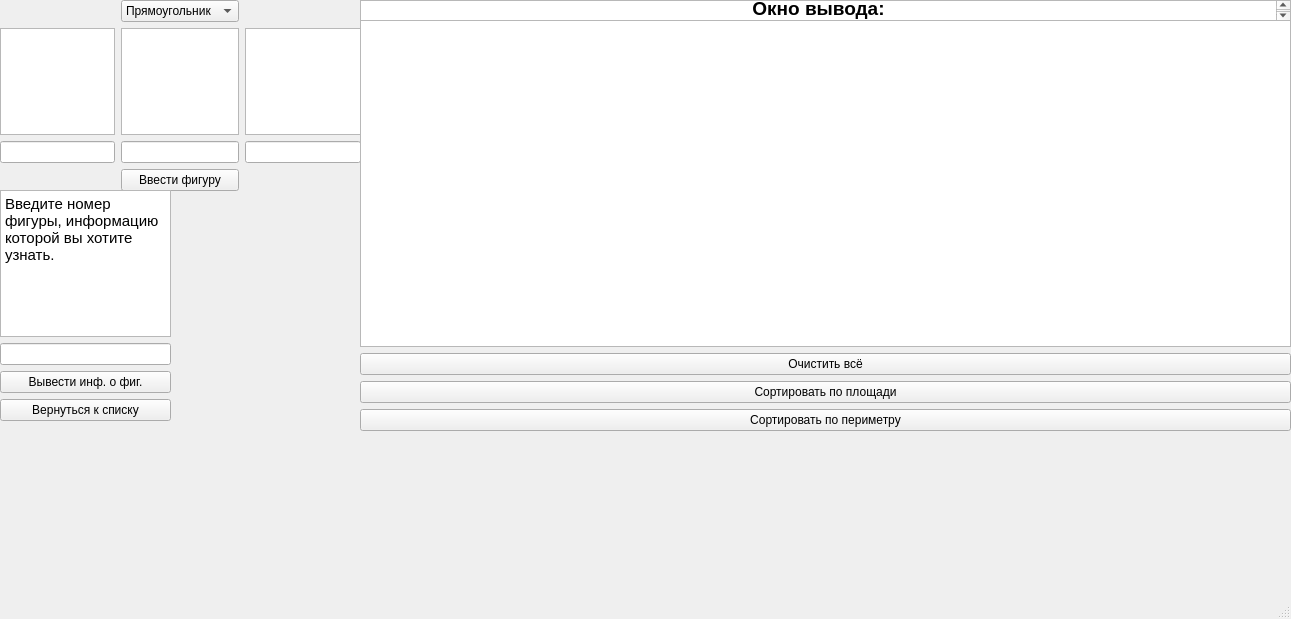
<?xml version="1.0" encoding="UTF-8"?>
<ui version="4.0">
 <class>MainWindow</class>
 <widget class="QMainWindow" name="MainWindow">
  <property name="geometry">
   <rect>
    <x>0</x>
    <y>0</y>
    <width>1291</width>
    <height>619</height>
   </rect>
  </property>
  <property name="windowTitle">
   <string>MainWindow</string>
  </property>
  <widget class="QWidget" name="centralwidget">
   <widget class="QWidget" name="gridLayoutWidget">
    <property name="geometry">
     <rect>
      <x>0</x>
      <y>0</y>
      <width>361</width>
      <height>191</height>
     </rect>
    </property>
    <layout class="QGridLayout" name="gridLayout">
     <item row="1" column="2">
      <widget class="QTextEdit" name="textEdit_3">
       <property name="readOnly">
        <bool>true</bool>
       </property>
      </widget>
     </item>
     <item row="2" column="1">
      <widget class="QLineEdit" name="par_2"/>
     </item>
     <item row="2" column="0">
      <widget class="QLineEdit" name="par_1"/>
     </item>
     <item row="1" column="0">
      <widget class="QTextEdit" name="textEdit">
       <property name="readOnly">
        <bool>true</bool>
       </property>
      </widget>
     </item>
     <item row="0" column="1">
      <widget class="QComboBox" name="choice_figure">
       <item>
        <property name="text">
         <string>Прямоугольник</string>
        </property>
       </item>
       <item>
        <property name="text">
         <string>Треугольник</string>
        </property>
       </item>
       <item>
        <property name="text">
         <string>Окружность</string>
        </property>
       </item>
      </widget>
     </item>
     <item row="2" column="2">
      <widget class="QLineEdit" name="par_3"/>
     </item>
     <item row="3" column="1">
      <widget class="QPushButton" name="input">
       <property name="text">
        <string>Ввести фигуру</string>
       </property>
      </widget>
     </item>
     <item row="1" column="1">
      <widget class="QTextEdit" name="textEdit_2">
       <property name="readOnly">
        <bool>true</bool>
       </property>
      </widget>
     </item>
    </layout>
   </widget>
   <widget class="QWidget" name="verticalLayoutWidget">
    <property name="geometry">
     <rect>
      <x>360</x>
      <y>20</y>
      <width>931</width>
      <height>411</height>
     </rect>
    </property>
    <layout class="QVBoxLayout" name="verticalLayout">
     <item>
      <widget class="QListWidget" name="listWidget"/>
     </item>
     <item>
      <widget class="QPushButton" name="clear">
       <property name="text">
        <string>Очистить всё</string>
       </property>
      </widget>
     </item>
     <item>
      <widget class="QPushButton" name="sort_area">
       <property name="text">
        <string>Сортировать по площади</string>
       </property>
      </widget>
     </item>
     <item>
      <widget class="QPushButton" name="sort_perimeter">
       <property name="text">
        <string>Сортировать по периметру</string>
       </property>
      </widget>
     </item>
    </layout>
   </widget>
   <widget class="QTextEdit" name="textEdit_4">
    <property name="geometry">
     <rect>
      <x>360</x>
      <y>0</y>
      <width>931</width>
      <height>21</height>
     </rect>
    </property>
    <property name="readOnly">
     <bool>true</bool>
    </property>
    <property name="html">
     <string>&lt;!DOCTYPE HTML PUBLIC &quot;-//W3C//DTD HTML 4.0//EN&quot; &quot;http://w3.org;
&lt;html&gt;&lt;head&gt;&lt;meta name=&quot;qrichtext&quot; content=&quot;1&quot; /&gt;&lt;meta charset=&quot;utf-8&quot; /&gt;&lt;style type=&quot;text/css&quot;&gt;
p, li { white-space: pre-wrap; }
hr { height: 1px; border-width: 0; }
li.unchecked::marker { content: &quot;\2610&quot;; }
li.checked::marker { content: &quot;\2612&quot;; }
&lt;/style&gt;&lt;/head&gt;&lt;body style=&quot; font-family:'Ubuntu Sans'; font-size:11pt; font-weight:400; font-style:normal;&quot;&gt;
&lt;p align=&quot;center&quot; style=&quot; margin-top:0px; margin-bottom:0px; margin-left:0px; margin-right:0px; -qt-block-indent:0; text-indent:0px;&quot;&gt;&lt;span style=&quot; font-size:14pt; font-weight:700;&quot;&gt;Окно вывода:&lt;/span&gt;&lt;/p&gt;&lt;/body&gt;&lt;/html&gt;</string>
    </property>
   </widget>
   <widget class="QWidget" name="verticalLayoutWidget_2">
    <property name="geometry">
     <rect>
      <x>0</x>
      <y>190</y>
      <width>171</width>
      <height>231</height>
     </rect>
    </property>
    <layout class="QVBoxLayout" name="verticalLayout_2">
     <item>
      <widget class="QTextEdit" name="textEdit_5">
       <property name="readOnly">
        <bool>true</bool>
       </property>
       <property name="html">
        <string>&lt;!DOCTYPE HTML PUBLIC &quot;-//W3C//DTD HTML 4.0//EN&quot; &quot;http://w3.org;
&lt;html&gt;&lt;head&gt;&lt;meta name=&quot;qrichtext&quot; content=&quot;1&quot; /&gt;&lt;meta charset=&quot;utf-8&quot; /&gt;&lt;style type=&quot;text/css&quot;&gt;
p, li { white-space: pre-wrap; }
hr { height: 1px; border-width: 0; }
li.unchecked::marker { content: &quot;\2610&quot;; }
li.checked::marker { content: &quot;\2612&quot;; }
&lt;/style&gt;&lt;/head&gt;&lt;body style=&quot; font-family:'Ubuntu Sans'; font-size:11pt; font-weight:400; font-style:normal;&quot;&gt;
&lt;p style=&quot; margin-top:0px; margin-bottom:0px; margin-left:0px; margin-right:0px; -qt-block-indent:0; text-indent:0px;&quot;&gt;Введите номер фигуры, информацию которой вы хотите узнать.&lt;/p&gt;&lt;/body&gt;&lt;/html&gt;</string>
       </property>
      </widget>
     </item>
     <item>
      <widget class="QLineEdit" name="num"/>
     </item>
     <item>
      <widget class="QPushButton" name="inf">
       <property name="text">
        <string>Вывести инф. о фиг.</string>
       </property>
      </widget>
     </item>
     <item>
      <widget class="QPushButton" name="back">
       <property name="text">
        <string>Вернуться к списку</string>
       </property>
      </widget>
     </item>
    </layout>
   </widget>
  </widget>
  <widget class="QMenuBar" name="menubar">
   <property name="geometry">
    <rect>
     <x>0</x>
     <y>0</y>
     <width>1291</width>
     <height>23</height>
    </rect>
   </property>
  </widget>
  <widget class="QStatusBar" name="statusbar"/>
 </widget>
 <resources/>
 <connections/>
</ui>
